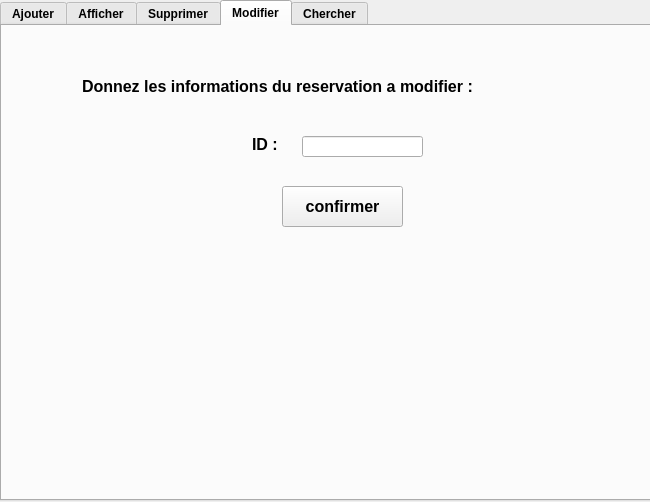
<?xml version="1.0" encoding="UTF-8"?>
<ui version="4.0">
 <class>Dialog2</class>
 <widget class="QDialog" name="Dialog2">
  <property name="geometry">
   <rect>
    <x>0</x>
    <y>0</y>
    <width>650</width>
    <height>502</height>
   </rect>
  </property>
  <property name="windowTitle">
   <string>Dialog</string>
  </property>
  <widget class="QTabWidget" name="tabWidget">
   <property name="geometry">
    <rect>
     <x>0</x>
     <y>0</y>
     <width>651</width>
     <height>501</height>
    </rect>
   </property>
   <property name="font">
    <font>
     <weight>75</weight>
     <bold>true</bold>
    </font>
   </property>
   <property name="currentIndex">
    <number>3</number>
   </property>
   <widget class="QWidget" name="tab">
    <attribute name="title">
     <string>Ajouter</string>
    </attribute>
    <widget class="QLineEdit" name="lineEdit">
     <property name="geometry">
      <rect>
       <x>280</x>
       <y>100</y>
       <width>121</width>
       <height>21</height>
      </rect>
     </property>
    </widget>
    <widget class="QLineEdit" name="lineEdit_2">
     <property name="geometry">
      <rect>
       <x>280</x>
       <y>140</y>
       <width>121</width>
       <height>21</height>
      </rect>
     </property>
    </widget>
    <widget class="QLineEdit" name="lineEdit_3">
     <property name="geometry">
      <rect>
       <x>280</x>
       <y>180</y>
       <width>121</width>
       <height>21</height>
      </rect>
     </property>
    </widget>
    <widget class="QLineEdit" name="lineEdit_4">
     <property name="geometry">
      <rect>
       <x>280</x>
       <y>260</y>
       <width>121</width>
       <height>21</height>
      </rect>
     </property>
    </widget>
    <widget class="QLineEdit" name="lineEdit_7">
     <property name="geometry">
      <rect>
       <x>280</x>
       <y>220</y>
       <width>121</width>
       <height>21</height>
      </rect>
     </property>
    </widget>
    <widget class="QLabel" name="label">
     <property name="geometry">
      <rect>
       <x>180</x>
       <y>100</y>
       <width>55</width>
       <height>16</height>
      </rect>
     </property>
     <property name="font">
      <font>
       <pointsize>12</pointsize>
      </font>
     </property>
     <property name="text">
      <string>ID :</string>
     </property>
    </widget>
    <widget class="QLabel" name="label_2">
     <property name="geometry">
      <rect>
       <x>180</x>
       <y>130</y>
       <width>71</width>
       <height>31</height>
      </rect>
     </property>
     <property name="font">
      <font>
       <pointsize>12</pointsize>
      </font>
     </property>
     <property name="text">
      <string>Type :</string>
     </property>
    </widget>
    <widget class="QLabel" name="label_3">
     <property name="geometry">
      <rect>
       <x>180</x>
       <y>170</y>
       <width>71</width>
       <height>31</height>
      </rect>
     </property>
     <property name="font">
      <font>
       <pointsize>12</pointsize>
      </font>
     </property>
     <property name="text">
      <string>Date :</string>
     </property>
    </widget>
    <widget class="QLabel" name="label_4">
     <property name="geometry">
      <rect>
       <x>180</x>
       <y>210</y>
       <width>91</width>
       <height>31</height>
      </rect>
     </property>
     <property name="font">
      <font>
       <pointsize>12</pointsize>
      </font>
     </property>
     <property name="text">
      <string>Horaire :</string>
     </property>
    </widget>
    <widget class="QLabel" name="label_5">
     <property name="geometry">
      <rect>
       <x>180</x>
       <y>250</y>
       <width>101</width>
       <height>31</height>
      </rect>
     </property>
     <property name="font">
      <font>
       <pointsize>12</pointsize>
      </font>
     </property>
     <property name="text">
      <string>IDLigne :</string>
     </property>
    </widget>
    <widget class="QLabel" name="label_6">
     <property name="geometry">
      <rect>
       <x>180</x>
       <y>20</y>
       <width>281</width>
       <height>31</height>
      </rect>
     </property>
     <property name="font">
      <font>
       <pointsize>13</pointsize>
      </font>
     </property>
     <property name="text">
      <string>Ajoutez une reservation : </string>
     </property>
    </widget>
    <widget class="QPushButton" name="pushButton">
     <property name="geometry">
      <rect>
       <x>280</x>
       <y>320</y>
       <width>121</width>
       <height>41</height>
      </rect>
     </property>
     <property name="font">
      <font>
       <pointsize>12</pointsize>
      </font>
     </property>
     <property name="text">
      <string>Ajouter</string>
     </property>
    </widget>
   </widget>
   <widget class="QWidget" name="tab_2">
    <attribute name="title">
     <string>Afficher</string>
    </attribute>
    <widget class="QTableView" name="tableView_2">
     <property name="geometry">
      <rect>
       <x>0</x>
       <y>10</y>
       <width>641</width>
       <height>411</height>
      </rect>
     </property>
    </widget>
    <widget class="QPushButton" name="pushButton_5">
     <property name="geometry">
      <rect>
       <x>390</x>
       <y>430</y>
       <width>121</width>
       <height>41</height>
      </rect>
     </property>
     <property name="font">
      <font>
       <pointsize>12</pointsize>
      </font>
     </property>
     <property name="text">
      <string>Actualiser</string>
     </property>
    </widget>
    <widget class="QPushButton" name="pushButton_6">
     <property name="geometry">
      <rect>
       <x>520</x>
       <y>430</y>
       <width>121</width>
       <height>41</height>
      </rect>
     </property>
     <property name="font">
      <font>
       <pointsize>12</pointsize>
      </font>
     </property>
     <property name="text">
      <string>Tri par ID</string>
     </property>
    </widget>
   </widget>
   <widget class="QWidget" name="tab_3">
    <attribute name="title">
     <string>Supprimer</string>
    </attribute>
    <widget class="QLineEdit" name="lineEdit_5">
     <property name="geometry">
      <rect>
       <x>280</x>
       <y>110</y>
       <width>121</width>
       <height>21</height>
      </rect>
     </property>
     <property name="text">
      <string/>
     </property>
    </widget>
    <widget class="QPushButton" name="pushButton_3">
     <property name="geometry">
      <rect>
       <x>280</x>
       <y>170</y>
       <width>121</width>
       <height>41</height>
      </rect>
     </property>
     <property name="font">
      <font>
       <pointsize>12</pointsize>
      </font>
     </property>
     <property name="text">
      <string>Supprimer</string>
     </property>
    </widget>
    <widget class="QLabel" name="label_9">
     <property name="geometry">
      <rect>
       <x>140</x>
       <y>40</y>
       <width>371</width>
       <height>41</height>
      </rect>
     </property>
     <property name="font">
      <font>
       <pointsize>12</pointsize>
      </font>
     </property>
     <property name="text">
      <string>Supprimez une reservation par ID :</string>
     </property>
    </widget>
    <widget class="QLabel" name="label_10">
     <property name="geometry">
      <rect>
       <x>220</x>
       <y>110</y>
       <width>55</width>
       <height>16</height>
      </rect>
     </property>
     <property name="font">
      <font>
       <pointsize>12</pointsize>
      </font>
     </property>
     <property name="text">
      <string>ID :</string>
     </property>
    </widget>
   </widget>
   <widget class="QWidget" name="tab_4">
    <attribute name="title">
     <string>Modifier</string>
    </attribute>
    <widget class="QLineEdit" name="lineEdit_8">
     <property name="geometry">
      <rect>
       <x>300</x>
       <y>110</y>
       <width>121</width>
       <height>21</height>
      </rect>
     </property>
     <property name="text">
      <string/>
     </property>
    </widget>
    <widget class="QLabel" name="label_11">
     <property name="geometry">
      <rect>
       <x>250</x>
       <y>110</y>
       <width>55</width>
       <height>16</height>
      </rect>
     </property>
     <property name="font">
      <font>
       <pointsize>12</pointsize>
      </font>
     </property>
     <property name="text">
      <string>ID :</string>
     </property>
    </widget>
    <widget class="QPushButton" name="pushButton_4">
     <property name="geometry">
      <rect>
       <x>280</x>
       <y>160</y>
       <width>121</width>
       <height>41</height>
      </rect>
     </property>
     <property name="font">
      <font>
       <pointsize>12</pointsize>
      </font>
     </property>
     <property name="text">
      <string>confirmer</string>
     </property>
    </widget>
    <widget class="QLabel" name="label_12">
     <property name="geometry">
      <rect>
       <x>80</x>
       <y>50</y>
       <width>531</width>
       <height>20</height>
      </rect>
     </property>
     <property name="font">
      <font>
       <pointsize>12</pointsize>
      </font>
     </property>
     <property name="text">
      <string>Donnez les informations du reservation a modifier :</string>
     </property>
    </widget>
   </widget>
   <widget class="QWidget" name="tab_5">
    <attribute name="title">
     <string>Chercher</string>
    </attribute>
    <widget class="QLineEdit" name="lineEdit_6">
     <property name="geometry">
      <rect>
       <x>290</x>
       <y>140</y>
       <width>121</width>
       <height>21</height>
      </rect>
     </property>
    </widget>
    <widget class="QPushButton" name="pushButton_2">
     <property name="geometry">
      <rect>
       <x>290</x>
       <y>190</y>
       <width>121</width>
       <height>41</height>
      </rect>
     </property>
     <property name="font">
      <font>
       <pointsize>12</pointsize>
      </font>
     </property>
     <property name="text">
      <string>Chercher</string>
     </property>
    </widget>
    <widget class="QLabel" name="label_7">
     <property name="geometry">
      <rect>
       <x>160</x>
       <y>70</y>
       <width>371</width>
       <height>41</height>
      </rect>
     </property>
     <property name="font">
      <font>
       <pointsize>12</pointsize>
      </font>
     </property>
     <property name="text">
      <string>Cherchez une reservation par ID :</string>
     </property>
    </widget>
    <widget class="QLabel" name="label_8">
     <property name="geometry">
      <rect>
       <x>230</x>
       <y>140</y>
       <width>55</width>
       <height>16</height>
      </rect>
     </property>
     <property name="font">
      <font>
       <pointsize>12</pointsize>
      </font>
     </property>
     <property name="text">
      <string>ID :</string>
     </property>
    </widget>
    <widget class="QTableView" name="tableView_3">
     <property name="geometry">
      <rect>
       <x>0</x>
       <y>300</y>
       <width>641</width>
       <height>131</height>
      </rect>
     </property>
    </widget>
    <widget class="QLabel" name="label_13">
     <property name="geometry">
      <rect>
       <x>10</x>
       <y>260</y>
       <width>551</width>
       <height>41</height>
      </rect>
     </property>
     <property name="font">
      <font>
       <pointsize>11</pointsize>
      </font>
     </property>
     <property name="text">
      <string>Les informations du reservation correspondante :</string>
     </property>
    </widget>
   </widget>
  </widget>
 </widget>
 <resources/>
 <connections/>
</ui>
